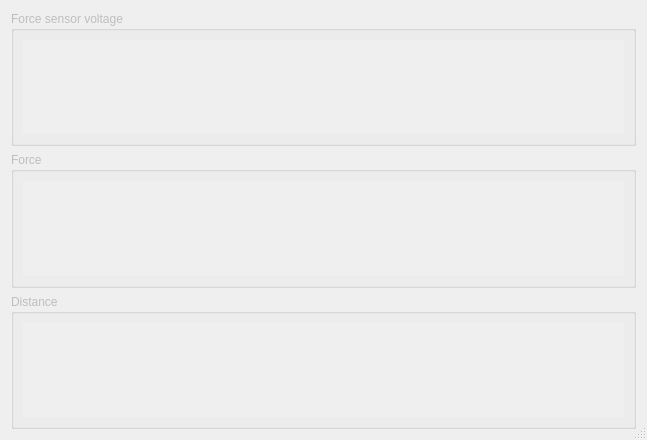
<?xml version="1.0" encoding="UTF-8"?>
<ui version="4.0">
 <class>SensorsWindow</class>
 <widget class="QDialog" name="SensorsWindow">
  <property name="geometry">
   <rect>
    <x>0</x>
    <y>0</y>
    <width>647</width>
    <height>440</height>
   </rect>
  </property>
  <property name="windowTitle">
   <string>Arduino sensor control</string>
  </property>
  <property name="sizeGripEnabled">
   <bool>true</bool>
  </property>
  <layout class="QVBoxLayout" name="verticalLayout">
   <property name="sizeConstraint">
    <enum>QLayout::SetDefaultConstraint</enum>
   </property>
   <item>
    <widget class="QGroupBox" name="groupBox_forceVoltageList">
     <property name="enabled">
      <bool>false</bool>
     </property>
     <property name="title">
      <string>Force sensor voltage</string>
     </property>
     <layout class="QGridLayout" name="gridLayout">
      <item row="0" column="0">
       <widget class="QScrollArea" name="scrollArea_forceVoltageList">
        <property name="frameShape">
         <enum>QFrame::NoFrame</enum>
        </property>
        <property name="horizontalScrollBarPolicy">
         <enum>Qt::ScrollBarAlwaysOff</enum>
        </property>
        <property name="widgetResizable">
         <bool>true</bool>
        </property>
        <widget class="QWidget" name="scrollAreaWidgetContents_forceVoltageList">
         <property name="geometry">
          <rect>
           <x>0</x>
           <y>0</y>
           <width>593</width>
           <height>94</height>
          </rect>
         </property>
         <layout class="QGridLayout" name="gridLayout_forceVoltageList"/>
        </widget>
       </widget>
      </item>
     </layout>
    </widget>
   </item>
   <item>
    <widget class="QGroupBox" name="groupBox_forceList">
     <property name="enabled">
      <bool>false</bool>
     </property>
     <property name="title">
      <string>Force</string>
     </property>
     <layout class="QGridLayout" name="gridLayout_2">
      <item row="0" column="0">
       <widget class="QScrollArea" name="scrollArea_forceList">
        <property name="frameShape">
         <enum>QFrame::NoFrame</enum>
        </property>
        <property name="horizontalScrollBarPolicy">
         <enum>Qt::ScrollBarAlwaysOff</enum>
        </property>
        <property name="widgetResizable">
         <bool>true</bool>
        </property>
        <widget class="QWidget" name="scrollAreaWidgetContents_forceList">
         <property name="geometry">
          <rect>
           <x>0</x>
           <y>0</y>
           <width>593</width>
           <height>94</height>
          </rect>
         </property>
         <layout class="QGridLayout" name="gridLayout_forceList"/>
        </widget>
       </widget>
      </item>
     </layout>
    </widget>
   </item>
   <item>
    <widget class="QGroupBox" name="groupBox_distanceList">
     <property name="enabled">
      <bool>false</bool>
     </property>
     <property name="title">
      <string>Distance</string>
     </property>
     <layout class="QGridLayout" name="gridLayout_4">
      <item row="0" column="0">
       <widget class="QScrollArea" name="scrollArea_distanceList">
        <property name="frameShape">
         <enum>QFrame::NoFrame</enum>
        </property>
        <property name="horizontalScrollBarPolicy">
         <enum>Qt::ScrollBarAlwaysOff</enum>
        </property>
        <property name="widgetResizable">
         <bool>true</bool>
        </property>
        <widget class="QWidget" name="scrollAreaWidgetContents_distanceList">
         <property name="geometry">
          <rect>
           <x>0</x>
           <y>0</y>
           <width>593</width>
           <height>94</height>
          </rect>
         </property>
         <layout class="QGridLayout" name="gridLayout_distanceList"/>
        </widget>
       </widget>
      </item>
     </layout>
    </widget>
   </item>
  </layout>
 </widget>
 <resources/>
 <connections/>
</ui>
